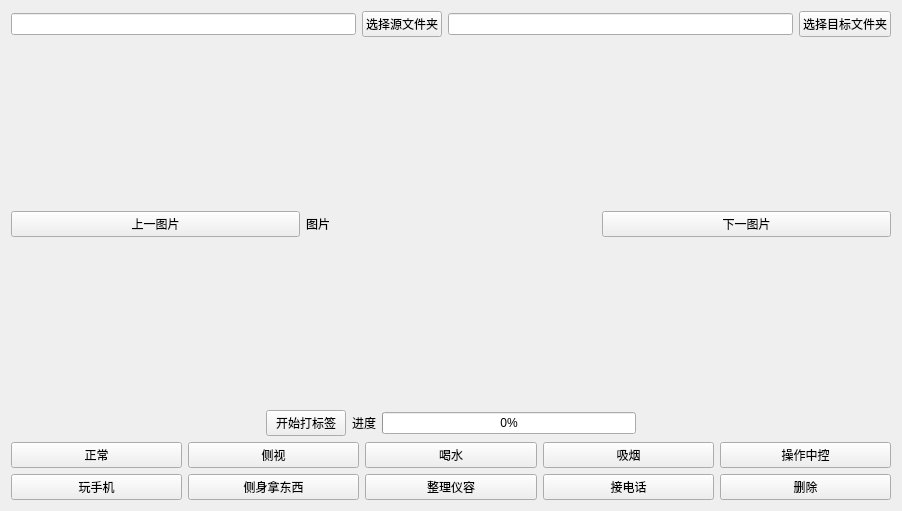
<?xml version="1.0" encoding="UTF-8"?>
<ui version="4.0">
 <class>Form</class>
 <widget class="QWidget" name="Form">
  <property name="geometry">
   <rect>
    <x>0</x>
    <y>0</y>
    <width>902</width>
    <height>511</height>
   </rect>
  </property>
  <property name="windowTitle">
   <string>驾驶行为分类</string>
  </property>
  <layout class="QVBoxLayout" name="verticalLayout">
   <item>
    <layout class="QHBoxLayout" name="horizontalLayout">
     <item>
      <widget class="QLineEdit" name="source_line"/>
     </item>
     <item>
      <widget class="QPushButton" name="source_btn">
       <property name="text">
        <string>选择源文件夹</string>
       </property>
      </widget>
     </item>
     <item>
      <widget class="QLineEdit" name="dest_line"/>
     </item>
     <item>
      <widget class="QPushButton" name="dest_btn">
       <property name="text">
        <string>选择目标文件夹</string>
       </property>
      </widget>
     </item>
    </layout>
   </item>
   <item>
    <spacer name="verticalSpacer">
     <property name="orientation">
      <enum>Qt::Vertical</enum>
     </property>
     <property name="sizeHint" stdset="0">
      <size>
       <width>20</width>
       <height>163</height>
      </size>
     </property>
    </spacer>
   </item>
   <item>
    <layout class="QHBoxLayout" name="horizontalLayout_2">
     <item>
      <widget class="QPushButton" name="last_btn">
       <property name="text">
        <string>上一图片</string>
       </property>
      </widget>
     </item>
     <item>
      <widget class="QLabel" name="img_label">
       <property name="text">
        <string>图片</string>
       </property>
      </widget>
     </item>
     <item>
      <widget class="QPushButton" name="next_btn">
       <property name="text">
        <string>下一图片</string>
       </property>
      </widget>
     </item>
    </layout>
   </item>
   <item>
    <spacer name="verticalSpacer_2">
     <property name="orientation">
      <enum>Qt::Vertical</enum>
     </property>
     <property name="sizeHint" stdset="0">
      <size>
       <width>20</width>
       <height>163</height>
      </size>
     </property>
    </spacer>
   </item>
   <item>
    <layout class="QHBoxLayout" name="horizontalLayout_5">
     <item>
      <spacer name="horizontalSpacer">
       <property name="orientation">
        <enum>Qt::Horizontal</enum>
       </property>
       <property name="sizeHint" stdset="0">
        <size>
         <width>40</width>
         <height>20</height>
        </size>
       </property>
      </spacer>
     </item>
     <item>
      <widget class="QPushButton" name="start_btn">
       <property name="text">
        <string>开始打标签</string>
       </property>
      </widget>
     </item>
     <item>
      <widget class="QLabel" name="progress_label">
       <property name="text">
        <string>进度</string>
       </property>
      </widget>
     </item>
     <item>
      <widget class="QProgressBar" name="progressBar">
       <property name="value">
        <number>0</number>
       </property>
      </widget>
     </item>
     <item>
      <spacer name="horizontalSpacer_2">
       <property name="orientation">
        <enum>Qt::Horizontal</enum>
       </property>
       <property name="sizeHint" stdset="0">
        <size>
         <width>40</width>
         <height>20</height>
        </size>
       </property>
      </spacer>
     </item>
    </layout>
   </item>
   <item>
    <layout class="QHBoxLayout" name="horizontalLayout_3">
     <item>
      <widget class="QPushButton" name="label_0">
       <property name="text">
        <string>正常</string>
       </property>
      </widget>
     </item>
     <item>
      <widget class="QPushButton" name="label_1">
       <property name="text">
        <string>侧视</string>
       </property>
      </widget>
     </item>
     <item>
      <widget class="QPushButton" name="label_2">
       <property name="text">
        <string>喝水</string>
       </property>
      </widget>
     </item>
     <item>
      <widget class="QPushButton" name="label_3">
       <property name="text">
        <string>吸烟</string>
       </property>
      </widget>
     </item>
     <item>
      <widget class="QPushButton" name="label_4">
       <property name="text">
        <string>操作中控</string>
       </property>
      </widget>
     </item>
    </layout>
   </item>
   <item>
    <layout class="QHBoxLayout" name="horizontalLayout_4">
     <item>
      <widget class="QPushButton" name="label_5">
       <property name="text">
        <string>玩手机</string>
       </property>
      </widget>
     </item>
     <item>
      <widget class="QPushButton" name="label_6">
       <property name="text">
        <string>侧身拿东西</string>
       </property>
      </widget>
     </item>
     <item>
      <widget class="QPushButton" name="label_7">
       <property name="text">
        <string>整理仪容</string>
       </property>
      </widget>
     </item>
     <item>
      <widget class="QPushButton" name="label_8">
       <property name="text">
        <string>接电话</string>
       </property>
      </widget>
     </item>
     <item>
      <widget class="QPushButton" name="delete_btn">
       <property name="text">
        <string>删除</string>
       </property>
      </widget>
     </item>
    </layout>
   </item>
  </layout>
 </widget>
 <resources/>
 <connections/>
</ui>
